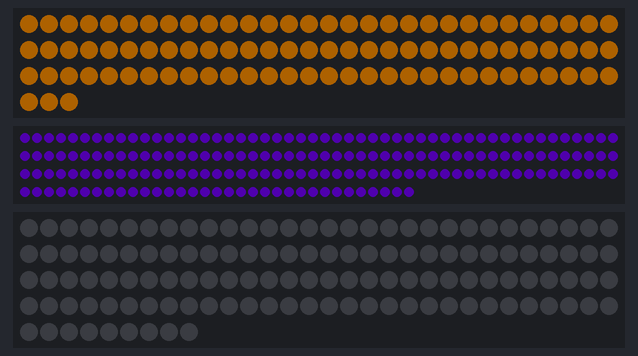
Recording of a sketch running on a simulated Arduino Uno, built with avr-gcc and run on an emulated ATmega328P. On the bench: 93 RGB LEDs in strip order, left to right, continuing on the next row, 183 RGB LEDs in strip order, left to right, continuing on the next row, 129 RGB LEDs in strip order, left to right, continuing on the next row. Dim RGB values are drawn brighter than linear.

Above: at 3.1 s.
At 3.6 s:
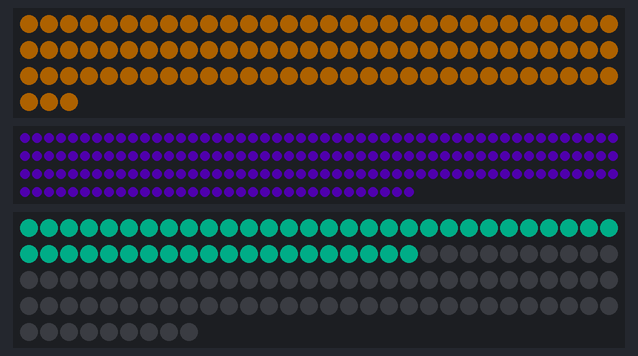
At 6.8 s:
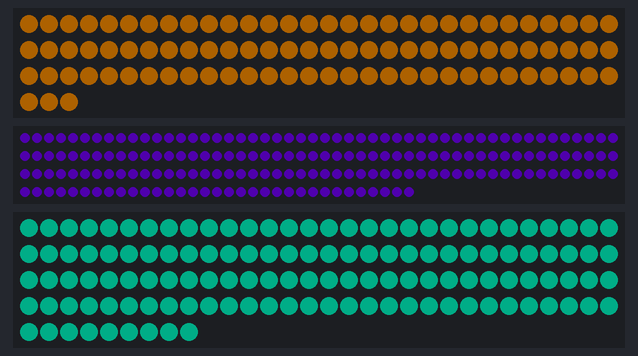

The sketch:

HR24_all_patterns_multi_v2.ino
```cpp
// Params for width and height

#include <FastLED.h>

#define BRIGHTNESS 50
#define LED_TYPE    SK6812
#define COLOR_ORDER GRB

#define NUM_LEDS_PART_H 93
#define NUM_LEDS_PART_B 183
#define NUM_LEDS_PART_W 129

CRGB ledsH[NUM_LEDS_PART_H];
CRGB ledsB[NUM_LEDS_PART_B];
CRGB ledsW[NUM_LEDS_PART_W];

uint16_t paletteIndexH = 0;
uint16_t paletteIndexB = 0;
uint16_t paletteIndexW = 0;
//uint16_t paletteIndex = 0;

DEFINE_GRADIENT_PALETTE (hr_colours) {
  0,   255, 145, 0,   //orange
  51,  0,   255, 200,   //blue
  127, 120, 0,  255,   //purple
  204, 255, 0,   200,    //pink
  255, 255, 145, 0,   //orange
};

DEFINE_GRADIENT_PALETTE (hr_colours2) {
  0,   0,   255, 200,   //blue
  27,  0,   255, 200,   //blue
  37,  120, 0,  255,   //purple
  64,  120, 0,  255,   //purple
  91,  120, 0,  255,   //purple
  101, 255, 145, 0,   //orange
  128, 255, 145, 0,   //orange
  155, 255, 145, 0,   //orange
  165, 255, 0,   200,    //pink
  192, 255, 0,   200,    //pink
  219, 255, 0,   200,    //pink
  229, 0,   255, 200,   //blue
  255, 0,   255, 200,   //blue
};

DEFINE_GRADIENT_PALETTE (hr_colours3) {
  0,   255, 145, 0,   //orange
  64,  120, 0,  255,   //purple
  128, 0,   255, 200,   //blue
  192, 120, 0,  255,   //purple
  255, 255, 145, 0,   //orange
};

uint16_t hardCodedColours[4][3] = {
  {255, 145, 0}, //orange
  {255, 0,   200}, //pink
  {0,   255, 200}, //blue
  {120, 0,  255}, //purple
};

CRGBPalette16 myPal = hr_colours;
CRGBPalette16 myPal2 = hr_colours2;
CRGBPalette16 myPal3 = hr_colours3;

void setup() {
  delay(3000); // 3 second delay for recovery

  // tell FastLED about the LED strip configuration
  //FastLED.addLeds<LED_TYPE, 3, COLOR_ORDER>(leds, 93).setCorrection(TypicalLEDStrip);
  FastLED.addLeds<LED_TYPE, 3, COLOR_ORDER>(ledsH, NUM_LEDS_PART_H).setCorrection(TypicalLEDStrip);

  //FastLED.addLeds<LED_TYPE, 5, COLOR_ORDER>(leds, 183).setCorrection(TypicalLEDStrip);
  FastLED.addLeds<LED_TYPE, 5, COLOR_ORDER>(ledsB, NUM_LEDS_PART_B).setCorrection(TypicalLEDStrip);

  //FastLED.addLeds<LED_TYPE, 7, COLOR_ORDER>(leds, 129).setCorrection(TypicalLEDStrip);
  FastLED.addLeds<LED_TYPE, 7, COLOR_ORDER>(ledsW, NUM_LEDS_PART_W).setCorrection(TypicalLEDStrip);

  // set master brightness control
  FastLED.setBrightness(BRIGHTNESS);

  Serial.begin(57600);
}

// List of patterns to cycle through.  Each is defined as a separate function below.
typedef void (*SimplePatternList[])();
SimplePatternList gPatterns = { neon_sign, colour_wipe, neon_sign, mode_3 };

uint16_t gCurrentPatternNumber = 0; // Index number of which pattern is current

void loop()
{
  // Call the current pattern function once, updating the 'leds' array
  gPatterns[gCurrentPatternNumber]();

  // send the 'leds' array out to the actual LED strip
  FastLED.show();
  // insert a delay to keep the framerate modest

  // do some periodic updates
  EVERY_N_SECONDS( 300 ) {
    nextPattern();  // change patterns periodically
//    paletteIndex = 0;
  }
}

#define ARRAY_SIZE(A) (sizeof(A) / sizeof((A)[0]))

void nextPattern()
{
  // add one to the current pattern number, and wrap around at the end
  gCurrentPatternNumber = (gCurrentPatternNumber + 1) % ARRAY_SIZE( gPatterns);

}

void fade_palette(CRGB leds[], int strip, int len, int spd)
{
  fill_palette(leds, strip, paletteIndexB, 255 / len, myPal, 255, LINEARBLEND);

  EVERY_N_MILLISECONDS(spd) {
    paletteIndexB--;
  }
}

void fade_palette_short(CRGB leds[], int strip)
{
  fill_palette(leds, strip, paletteIndexW, 255 / 20, myPal3, 255, LINEARBLEND); //may need to play with length "50" to get looking right

  EVERY_N_MILLISECONDS(6) {
    paletteIndexW--;
  }
}

void colour_wipe()
{
 for(int j = 0; j < 4; j++){
  for(int i = 0; i < NUM_LEDS_PART_W;){
    ledsW[i].setRGB(hardCodedColours[j][0], hardCodedColours[j][1], hardCodedColours[j][2]);
     fade_palette(ledsB, NUM_LEDS_PART_B, 34, 25);
     fade_colour(ledsH, NUM_LEDS_PART_H);
    FastLED.show();
    //delay(50);
     EVERY_N_MILLISECONDS(60) {
    i++;
    }
  }
 }
}

void fade_colour(CRGB leds[], int strip)
{
  fill_palette(leds, strip, paletteIndexH, 255 / 256, myPal2, 255, LINEARBLEND);
//  addGlitter(150);
  EVERY_N_MILLISECONDS(129) {
    paletteIndexH++;
  }
}

void neon_sign()
{
 fill_solid(ledsH, NUM_LEDS_PART_H, CRGB(255, 145, 0));
 fill_solid(ledsB, NUM_LEDS_PART_B, CRGB(120, 0, 255));
 neon_words();
}

void neon_words()
{
 fill_solid(ledsW, NUM_LEDS_PART_W, CRGB(0, 0, 0));
 FastLED.show();
 delay(500);
 fill_solid(ledsW, 50, CRGB(0, 255, 200));
 FastLED.show();
 delay(700);
 fill_solid(ledsW, 129, CRGB(0, 255, 200));
 FastLED.show();
 delay(500);
 flash_4();
 flash_4();
 delay(100);
 flash_4();
 delay(700);
 flash_H();
 delay(100);
 flash_H();
 delay(1200);
}

void flash_4()
{
int ledsToLightUp [13] = {17,18,19,20,21,22,23,24,25,26,27,28,29};

  for(int i = 0; i < 13; i++) {
    ledsW[ledsToLightUp[i]] = CRGB::Black;
  }
  FastLED.show();
  delay(100);

  for(int i = 0; i < 13; i++) {
    ledsW[ledsToLightUp[i]] = CRGB(0, 255, 200);
  }
    FastLED.show();
    delay(100);
}

void flash_H()
{
int ledsToLightUp [12] = {104,105,106,107,108,109,110,111,112,113,114,115};

  for(int i = 0; i < 12; i++) {
    ledsW[ledsToLightUp[i]] = CRGB::Black;
  }
  FastLED.show();
  delay(100);

  for(int i = 0; i < 12; i++) {
    ledsW[ledsToLightUp[i]] = CRGB(0, 255, 200);
  }
    FastLED.show();
    delay(100);
}

void mode_3()
{
  fade_palette(ledsH, NUM_LEDS_PART_H, 100, 170);
  fade_palette_short(ledsW, NUM_LEDS_PART_W);
  fade_colour(ledsB, NUM_LEDS_PART_B);
}
```

Measured:
- by itself, everything shown: repeats every 5.0 s, in 13 steps
- what the display in image 0 shows lasts 0.5 s, from 3.0 s to 3.5 s
- what the display in image 1 shows lasts 0.8 s, from 3.5 s to 4.3 s
- what the display in image 2 shows lasts 1.4 s, from 6.7 s to 8.1 s
